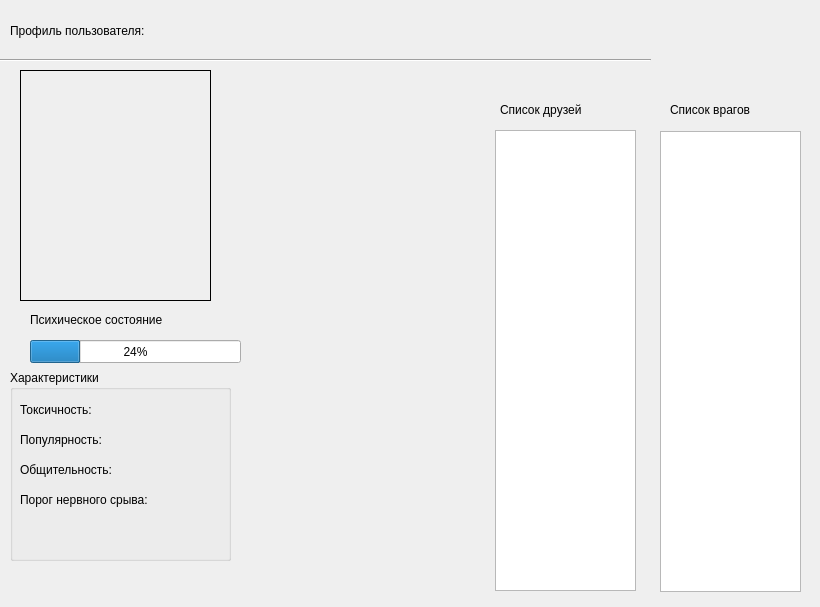
<?xml version="1.0" encoding="UTF-8"?>
<ui version="4.0">
 <class>ProfileWindow</class>
 <widget class="QDialog" name="ProfileWindow">
  <property name="geometry">
   <rect>
    <x>0</x>
    <y>0</y>
    <width>820</width>
    <height>607</height>
   </rect>
  </property>
  <property name="windowTitle">
   <string>Профиль пользователя</string>
  </property>
  <widget class="QLabel" name="label">
   <property name="geometry">
    <rect>
     <x>10</x>
     <y>10</y>
     <width>171</width>
     <height>41</height>
    </rect>
   </property>
   <property name="text">
    <string>Профиль пользователя: </string>
   </property>
  </widget>
  <widget class="QLabel" name="profilename">
   <property name="geometry">
    <rect>
     <x>190</x>
     <y>20</y>
     <width>141</width>
     <height>21</height>
    </rect>
   </property>
   <property name="text">
    <string/>
   </property>
  </widget>
  <widget class="QLabel" name="image_label">
   <property name="geometry">
    <rect>
     <x>20</x>
     <y>70</y>
     <width>191</width>
     <height>231</height>
    </rect>
   </property>
   <property name="frameShape">
    <enum>QFrame::Box</enum>
   </property>
   <property name="text">
    <string/>
   </property>
  </widget>
  <widget class="Line" name="line">
   <property name="geometry">
    <rect>
     <x>0</x>
     <y>50</y>
     <width>651</width>
     <height>20</height>
    </rect>
   </property>
   <property name="orientation">
    <enum>Qt::Horizontal</enum>
   </property>
  </widget>
  <widget class="QGroupBox" name="box_character">
   <property name="geometry">
    <rect>
     <x>10</x>
     <y>370</y>
     <width>221</width>
     <height>191</height>
    </rect>
   </property>
   <property name="title">
    <string>Характеристики</string>
   </property>
   <widget class="QLabel" name="label_2">
    <property name="geometry">
     <rect>
      <x>10</x>
      <y>30</y>
      <width>91</width>
      <height>20</height>
     </rect>
    </property>
    <property name="text">
     <string>Токсичность:</string>
    </property>
   </widget>
   <widget class="QLabel" name="label_3">
    <property name="geometry">
     <rect>
      <x>10</x>
      <y>90</y>
      <width>121</width>
      <height>20</height>
     </rect>
    </property>
    <property name="text">
     <string>Общительность:</string>
    </property>
   </widget>
   <widget class="QLabel" name="label_4">
    <property name="geometry">
     <rect>
      <x>10</x>
      <y>60</y>
      <width>111</width>
      <height>20</height>
     </rect>
    </property>
    <property name="text">
     <string>Популярность:</string>
    </property>
   </widget>
   <widget class="QLabel" name="label_5">
    <property name="geometry">
     <rect>
      <x>10</x>
      <y>120</y>
      <width>171</width>
      <height>20</height>
     </rect>
    </property>
    <property name="text">
     <string>Порог нервного срыва:</string>
    </property>
   </widget>
   <widget class="QLabel" name="toxic">
    <property name="geometry">
     <rect>
      <x>120</x>
      <y>30</y>
      <width>63</width>
      <height>20</height>
     </rect>
    </property>
    <property name="text">
     <string/>
    </property>
   </widget>
   <widget class="QLabel" name="popularity">
    <property name="geometry">
     <rect>
      <x>140</x>
      <y>60</y>
      <width>63</width>
      <height>20</height>
     </rect>
    </property>
    <property name="text">
     <string/>
    </property>
   </widget>
   <widget class="QLabel" name="sociability">
    <property name="geometry">
     <rect>
      <x>140</x>
      <y>90</y>
      <width>63</width>
      <height>20</height>
     </rect>
    </property>
    <property name="text">
     <string/>
    </property>
   </widget>
   <widget class="QLabel" name="pns">
    <property name="geometry">
     <rect>
      <x>180</x>
      <y>120</y>
      <width>41</width>
      <height>20</height>
     </rect>
    </property>
    <property name="text">
     <string/>
    </property>
   </widget>
  </widget>
  <widget class="QListWidget" name="list_friends">
   <property name="geometry">
    <rect>
     <x>495</x>
     <y>130</y>
     <width>141</width>
     <height>461</height>
    </rect>
   </property>
  </widget>
  <widget class="QListWidget" name="list_enemies">
   <property name="geometry">
    <rect>
     <x>660</x>
     <y>131</y>
     <width>141</width>
     <height>461</height>
    </rect>
   </property>
  </widget>
  <widget class="QLabel" name="label_6">
   <property name="geometry">
    <rect>
     <x>500</x>
     <y>100</y>
     <width>111</width>
     <height>20</height>
    </rect>
   </property>
   <property name="text">
    <string>Список друзей</string>
   </property>
  </widget>
  <widget class="QLabel" name="label_7">
   <property name="geometry">
    <rect>
     <x>670</x>
     <y>100</y>
     <width>111</width>
     <height>20</height>
    </rect>
   </property>
   <property name="text">
    <string>Список врагов</string>
   </property>
  </widget>
  <widget class="QLabel" name="label_8">
   <property name="geometry">
    <rect>
     <x>30</x>
     <y>310</y>
     <width>181</width>
     <height>20</height>
    </rect>
   </property>
   <property name="text">
    <string>Психическое состояние</string>
   </property>
  </widget>
  <widget class="QProgressBar" name="healthbar">
   <property name="geometry">
    <rect>
     <x>30</x>
     <y>340</y>
     <width>211</width>
     <height>23</height>
    </rect>
   </property>
   <property name="value">
    <number>24</number>
   </property>
  </widget>
 </widget>
 <resources/>
 <connections/>
</ui>
